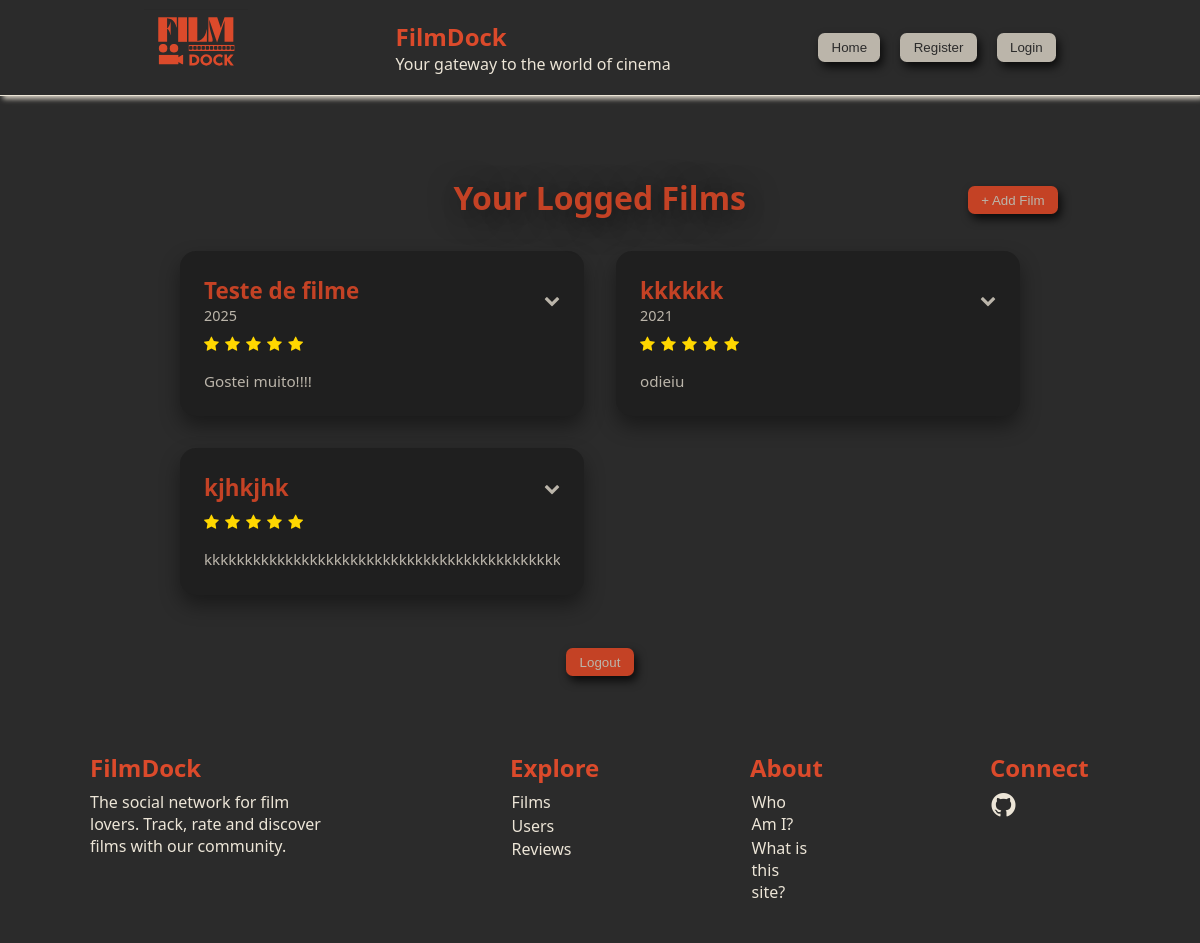
Page /films (signed in) on the earlier database version.
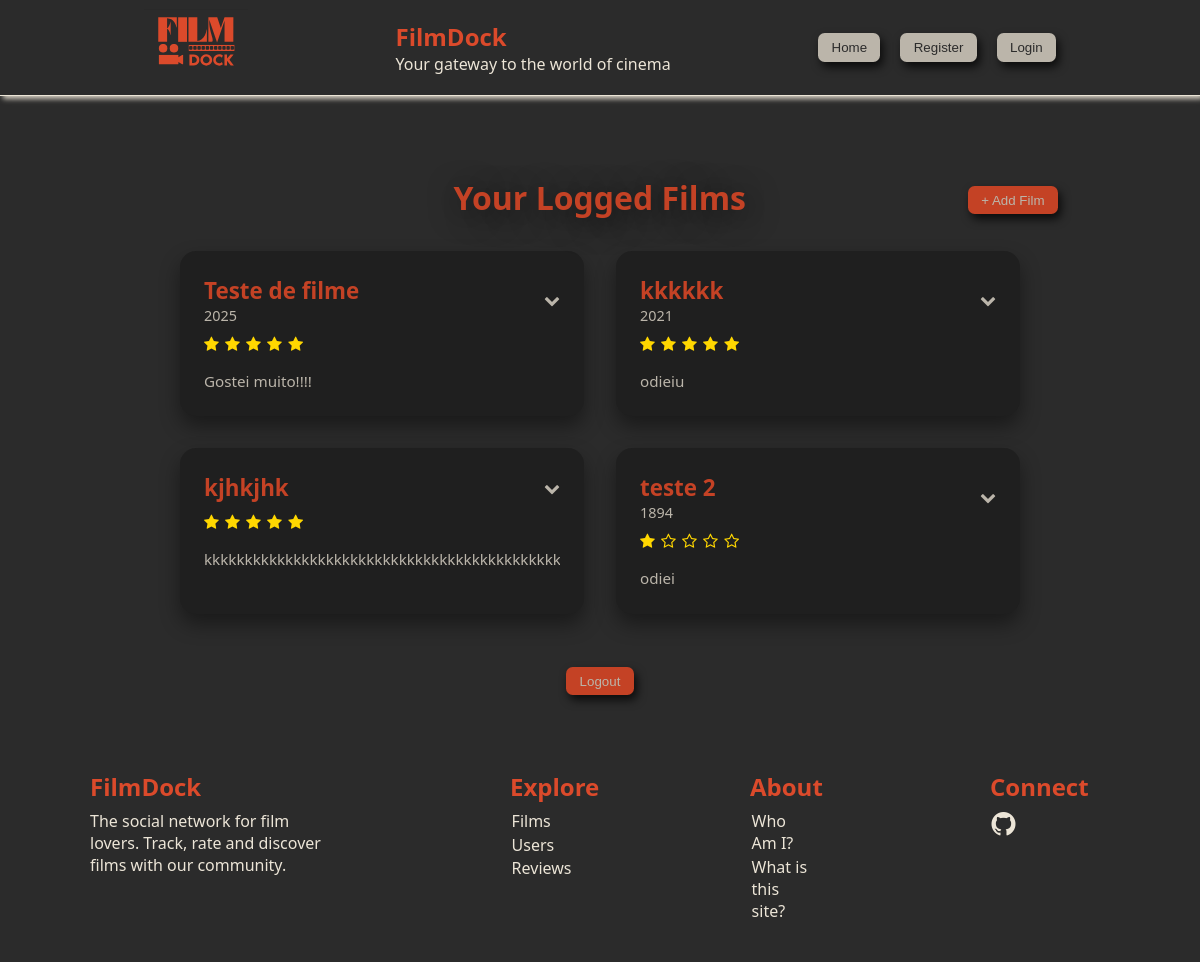
Same page on the later database version.
### tables this page shows
CREATE TABLE film_user (
    id INTEGER PRIMARY KEY AUTOINCREMENT,
    user_email TEXT NOT NULL,
    title VARCHAR(120) NOT NULL,
    year INTEGER NOT NULL,
    rating INTEGER NOT NULL, 
    review TEXT, 
    FOREIGN KEY (user_email) REFERENCES users(email)
);

### app.py (the view)
@app.route('/films', methods=['GET', 'POST'])
@login_required # Apenas usuários logados podem acessar essa rota
def films():
    conn = get_connection()
    sql_get_film_data = "SELECT title, year, rating, review FROM film_user WHERE user_email = ?"
    try:
        films = conn.execute(sql_get_film_data, (current_user.id,)).fetchall()
        films_data = {}
        for film in films:
            films_data[film[0]] = {
                'year': film[1],
                'rating': film[2],
                'review': film[3]
            }
        close_connection()  # Fechando a conexão com o banco de dados
    except sqlite3.Error as e:
        print(e)
        flash(f'Erro ao acessar o banco de dados: {e}', category='error')
        return redirect(url_for('index'))
    return render_template('films.html', films_name=list(films_data.keys()), films_data=films_data)

### app.py (called while the page is built)
@login_manager.user_loader
def load_user(user_id):
    return User.get(user_id)

### utils/func.py (called while the page is built)
def get_connection():
    conn = sqlite3.connect('banco.db')
    conn.row_factory = sqlite3.Row
    return conn

def close_connection():
    conn = get_connection()
    conn.close()

    @classmethod
    def get(cls, user_id):
        conexao = get_connection()
        sql = "SELECT * FROM users WHERE email = ?"
        resultado = conexao.execute(sql, (user_id,)).fetchone()
        if resultado:
            user = User(email=resultado['email'], password_hash=resultado['password_hash'])
            user.id = resultado['email']
            return user

### templates/films.html (shortened to what this page needs)
{% extends "base.html" %}
{% block head %}
    {{ super() }}
    <link rel="stylesheet" href="{{ url_for('static', filename='style/films.css') }}">
    <link rel="stylesheet" href="https://cdnjs.cloudflare.com/ajax/libs/font-awesome/4.7.0/css/font-awesome.min.css">
{% endblock head %}
{% block content %}
    {% include "header.html" %}
    <div class="films-container">
        <div class="container-header">
            <h1>Your Logged Films</h1>
            <a href="{{ url_for('add_films') }}"><button>+ Add Film</button></a>
        </div>
        {% if films_name %}
            <div class="films-grid">
                {% for film in films_name %}
                    <div class="film-card" onclick="toggleExpand(this)">
                        <div class="film-header">
                            <div class="film-title">
                                <h2>{{ film }}</h2>
                                <span class="year">{{ films_data[film]['year'] }}</span>
                            </div>
                            <i class="fa fa-chevron-down expand-icon"></i>
                        </div>
                        <div class="rating">
                            {% for i in range(1, 6) %}
                                {% if i <= films_data[film]['rating'] %}
                                    <i class="fa fa-star"></i>
                                {% else %}
                                    <i class="fa fa-star-o"></i>
                                {% endif %}
                            {% endfor %}
                        </div>
                        <p class="review">{{ films_data[film]['review'] }}</p>
                    </div>
                {% endfor %}
            </div>
        {% else %}
            <p class="no-films">You haven't logged any films yet.</p>
        {% endif %}
    </div>
    <a href="{{ url_for('logout')}}"><button class="logout">Logout</button></a>
    {% include "footer.html" %}
{% endblock content %}

### templates/base.html (shortened to what this page needs)
<!DOCTYPE html>
<html lang="en">
<head>
    {% block head %}
    <link rel="stylesheet" href="{{ url_for('static', filename='style/main.css') }}">
    {% endblock head %}
</head>
<body>
    {% block content %}
    {% endblock content %}
</body>
</html>

### templates/header.html (shortened to what this page needs)
{% extends "base.html" %}
{% block head %}
    {{ super() }}
    <link rel="stylesheet" href="{{ url_for('static', filename='style/header.css') }}">
{% endblock head %}
{% block content %}
    <header>
        <div class="logo">
            <img src="{{ url_for('static', filename='assets/logo_filmdock.svg') }}" alt="Logo of FilmDock" href="{{ url_for('index') }}">
        </div>
        <div class="title">
            <h2>FilmDock</h2>
            <p>Your gateway to the world of cinema</p>
        </div>
        <nav>
            <ul>
                <li><a href="{{ url_for('index') }}"><button>Home</button></a></li>
                <li><a href="{{ url_for('register') }}"><button>Register</button></a></li>
                <li><a href="{{ url_for('login') }}"><button>Login</button></a></li>
            </ul>
        </nav>
    </header>
{% endblock content %}

### templates/footer.html (shortened to what this page needs)
{% extends "base.html" %}
{% block head %}
    {{ super() }}
    <link rel="stylesheet" href="{{ url_for('static', filename='style/footer.css') }}">
    <link rel="stylesheet" href="https://cdnjs.cloudflare.com/ajax/libs/font-awesome/4.7.0/css/font-awesome.min.css">
{% endblock head %}
{% block content %}
    <footer>
        <div class="filmdock">
            <h2>FilmDock</h2>
            <p>The social network for film lovers. Track, rate and discover films with our community.</p>
        </div>
        <div class="explore">
            <h2>Explore</h2>
            <a href="#">Films</a>
            <a href="#">Users</a>
            <a href="#">Reviews</a>
        </div>
        <div class="about">
            <h2>About</h2>
            <a href="{{ url_for('index') }}">Who Am I?</a>
            <a href="{{ url_for('index') }}">What is this site?</a>
        </div>
        <div class="connect">
            <h2>Connect</h2>
            <a href="https://github.com/livialop"><i class="fa fa-github"></i></a>
        </div>
    </footer>
{% endblock content %}

### static/style/main.css (style rules this page uses)
* { box-sizing: border-box; padding: 0; margin: 0; }
body { font-family: system-ui, -apple-system, BlinkMacSystemFont, 'Segoe UI', Roboto, Oxygen, Ubuntu, Cantarell, 'Open Sans', 'Helvetica Neue', sans-serif; background-color: #2B2B2B; }

### static/style/films.css (style rules this page uses)
body { background-color: #2B2B2B; display: flex; flex-direction: column; align-items: center; }
.films-container h1 { color: #c44225; text-shadow: 3px 5px 30px rgba(0,0,0,0.75); margin-bottom: 1em; text-align: center; display: inline-block; position: relative; left: 1.4em; }
.films-grid { display: grid; grid-template-columns: repeat(auto-fit, minmax(280px, 1fr)); gap: 2em; }
.film-card { background-color: #1f1f1f; border-radius: 1em; padding: 1.5em; box-shadow: 0 10px 20px rgba(0,0,0,0.4); transition: transform 0.2s ease, max-height 0.4s ease, box-shadow 0.3s ease; overflow: hidden; cursor: pointer; max-height: 180px; }
.film-header { display: flex; justify-content: space-between; align-items: center; margin-bottom: 0.5em; }
.film-title { display: flex; flex-direction: column; }
.expand-icon { color: #bbb5aa; font-size: 1em; transition: transform 0.3s ease; }
.film-header h2 { color: #c44225; font-size: 1.4em; margin: 0; }
.film-header .year { color: #bbb5aa; font-size: 0.9em; }
.rating { margin-bottom: 1em; }
.rating i { color: gold; margin-right: 2px; }
.review { color: #bbb5aa; font-size: 0.95em; line-height: 1.4em; text-align: justify; display: -webkit-box; -webkit-line-clamp: 4; -webkit-box-orient: vertical; overflow: hidden; transition: -webkit-line-clamp 0.4s ease; }

### static/style/footer.css (style rules this page uses)
.explore { width: 5%; }
.about { width: 5%; }

Differences in the rows shown:
added film_user: title "teste 2", title+year "1894", rating 1 (drawn), title+review "odiei"
